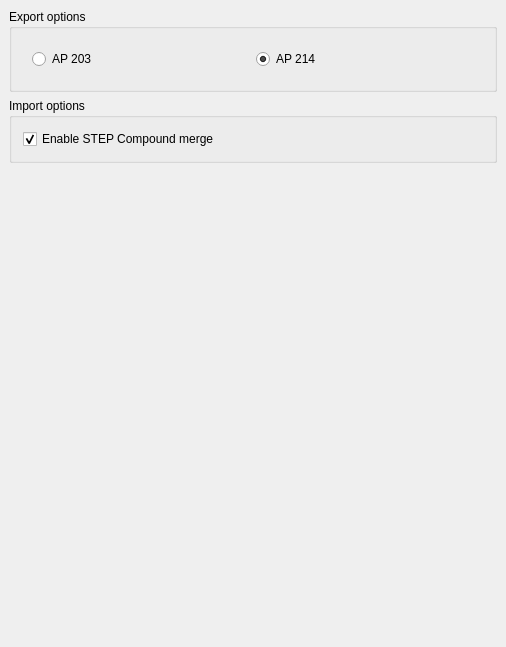
<?xml version="1.0" encoding="UTF-8"?>
<ui version="4.0">
 <class>Gui::Dialog::DlgSettingsDraft</class>
 <widget class="QWidget" name="Gui::Dialog::DlgSettingsDraft">
  <property name="geometry">
   <rect>
    <x>0</x>
    <y>0</y>
    <width>506</width>
    <height>647</height>
   </rect>
  </property>
  <property name="windowTitle">
   <string>(h)STEP</string>
  </property>
  <layout class="QVBoxLayout">
   <property name="spacing">
    <number>6</number>
   </property>
   <property name="margin">
    <number>9</number>
   </property>
   <item>
    <widget class="QGroupBox" name="GroupBox1">
     <property name="title">
      <string>Export options</string>
     </property>
    <layout class="QVBoxLayout" name="verticalLayout">
    <item>
     <layout class="QHBoxLayout" name="horizontalLayout_10">
     <property name="spacing">
      <number>6</number>
     </property>
     <property name="margin">
      <number>9</number>
     </property>
     <item>
      <widget class="Gui::PrefRadioButton" name="radioButtonAP203">
       <property name="toolTip">
           <string>Please select the STEP output format your are willing to get</string>
       </property>
       <property name="text">
        <string notr="true">AP 203</string>
       </property>
       <property name="checked">
        <bool>false</bool>
       </property>
       <property name="prefEntry" stdset="0">
        <cstring>Scheme_203</cstring>
       </property>
       <property name="prefPath" stdset="0">
        <cstring>Mod/Import/hSTEP</cstring>
       </property>
      </widget>
     </item>
     <item>
      <widget class="Gui::PrefRadioButton" name="radioButtonAP214">
       <property name="text">
        <string notr="true">AP 214</string>
       </property>
       <property name="checked">
        <bool>true</bool>
       </property>
       <property name="prefEntry" stdset="0">
        <cstring>Scheme_214</cstring>
       </property>
       <property name="prefPath" stdset="0">
        <cstring>Mod/Import/hSTEP</cstring>
       </property>
      </widget>
     </item>
    </layout>
   </item>
  </layout>
 </widget>
 </item>
 <item>
 <widget class="QGroupBox" name="GroupBox2">
  <property name="title">
      <string>Import options</string>
  </property>
  <layout class="QVBoxLayout" name="verticalLayout2">
   <item>
    <widget class="Gui::PreauracadheckBox" name="checkBox">
     <property name="toolTip">
      <string>If checked, all shapes in the STEP file are merged into a single compound during import. Part instances are resolved and transforms applied, which increases import time. Geometry accuracy and rendering quality are not affected.</string>
     </property>
     <property name="text">
      <string>Enable STEP Compound merge</string>
     </property>
     <property name="checked">
       <bool>true</bool>
     </property>
     <property name="prefEntry" stdset="0">
      <cstring>ReadShapeCompoundMode</cstring>
     </property>
     <property name="prefPath" stdset="0">
      <cstring>Mod/Import/hSTEP</cstring>
     </property>
    </widget>
   </item>
  </layout>
 </widget>
 </item>
 <item>
  <spacer name="verticalSpacer">
   <property name="orientation">
    <enum>Qt::Vertical</enum>
   </property>
   <property name="sizeHint" stdset="0">
    <size>
     <width>20</width>
     <height>40</height>
    </size>
   </property>
  </spacer>
 </item>
 </layout>
 </widget>
 <layoutdefault spacing="6" margin="11"/>
 <customwidgets>
  <customwidget>
   <class>Gui::PrefRadioButton</class>
   <extends>QRadioButton</extends>
   <header>Gui/PrefWidgets.h</header>
  </customwidget>
  <customwidget>
   <class>Gui::PreauracadheckBox</class>
   <extends>QCheckBox</extends>
   <header>Gui/PrefWidgets.h</header>
  </customwidget>
  <customwidget>
   <class>Gui::PrefDoubleSpinBox</class>
   <extends>QDoubleSpinBox</extends>
   <header>Gui/PrefWidgets.h</header>
  </customwidget>
 </customwidgets>
 <resources/>
 <connections/>
</ui>
